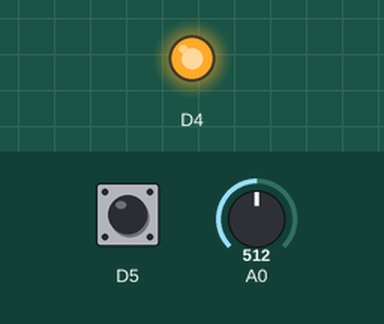
Simulated run of this program. Board: ESP8266 (Wemos D1 mini). On the bench: output pins drawn as LEDs (lit = HIGH). Inputs (shaded band) come from the test bench; at power-on: D5 HIGH, A0 = 512.

Above: at 1.2 s.
1.3 s: D5 pulled LOW for 0.15 s
At 2.6 s:
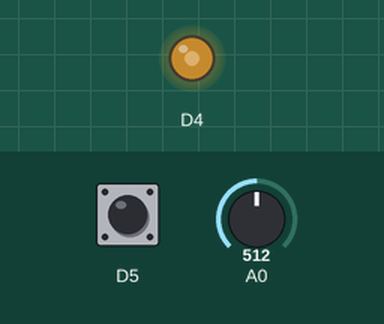
2.9 s: A0 set to 716
At 3.3 s:
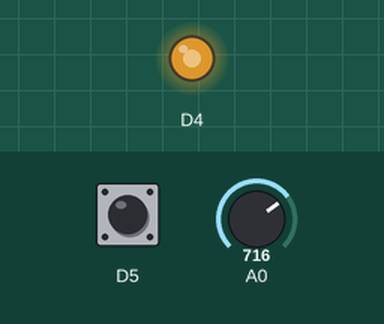
4.4 s: A0 set to 900
At 5.6 s:
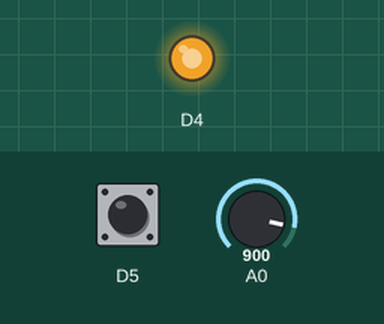
5.9 s: A0 set to 0
At 6.8 s:
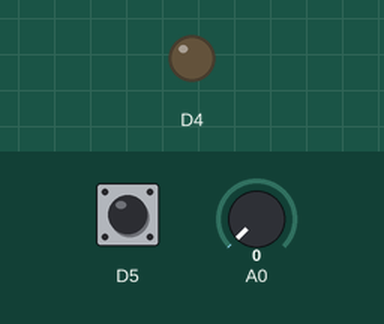
7.4 s: D5 pulled LOW for 1 s
At 8.7 s:
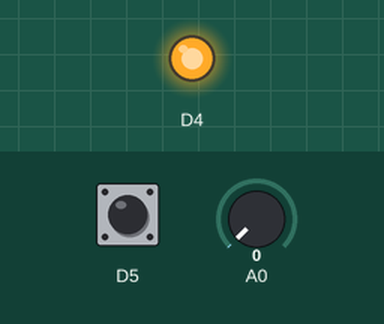
9.9 s: D5 pulled LOW for 3.2 s
At 13.4 s:
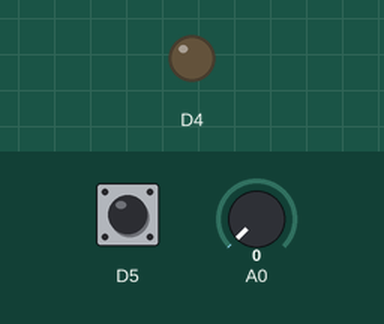
Timing chart, 0 to 14.9 s (numbered marks = the images above; inputs shaded):
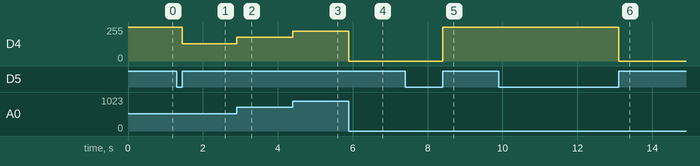

The program:

main.cpp
```cpp
//I, Aniket CHopra, student number 000814313, certify that this material
//is my original work. No other person's work has been used without
// due acknowledgment and I have not made my work available to anyone else.


#include <Arduino.h>

int ledDim = 0;
int led=0;
byte buttonState = HIGH;
byte ledState = HIGH;


void setup() {
// put your setup code here, to run once:
// configure the USB serial monitor
Serial.begin(115200);

// configure pin D5 as digital input - this is the pushbutton
pinMode(D5, INPUT_PULLUP);

// configure pin D4 as a digital output - this is the LED
pinMode(D4, OUTPUT);

digitalWrite(D4,HIGH);

}

void loop() {

// put your main code here, to run repeatedly:

  byte iButton = digitalRead(D5);
  if (iButton != buttonState) {
   buttonState = iButton;

    //when the button is not pressed
    if (iButton == HIGH) {
      ledState = (ledState == LOW) ? HIGH: LOW;
      digitalWrite(D4, ledState);
    }

  }

  if(ledState==LOW){

    // Reading the analog Value
    ledDim = analogRead(A0);
    // Maping in the analog value
    led = map(ledDim, 0, 1023, 0, 255);

    //put the analog valueinto the led
    analogWrite(D4, led);


  }
  //Delay for 1 ms
  delay(1);
}
```

Measured:
- after the input at 1.3 s, D4: 255/255 → 128/255 after 0.15 s
- after the input at 2.9 s, D4: 128/255 → 178/255 at once
- after the input at 4.4 s, D4: 178/255 → 224/255 at once
- after the input at 5.9 s, D4: 224/255 → 0/255 at once
- after the input at 7.4 s, D4: 0/255 → 255/255 after 1.0 s
- after the input at 9.9 s, D4: 255/255 → 0/255 after 3.2 s
